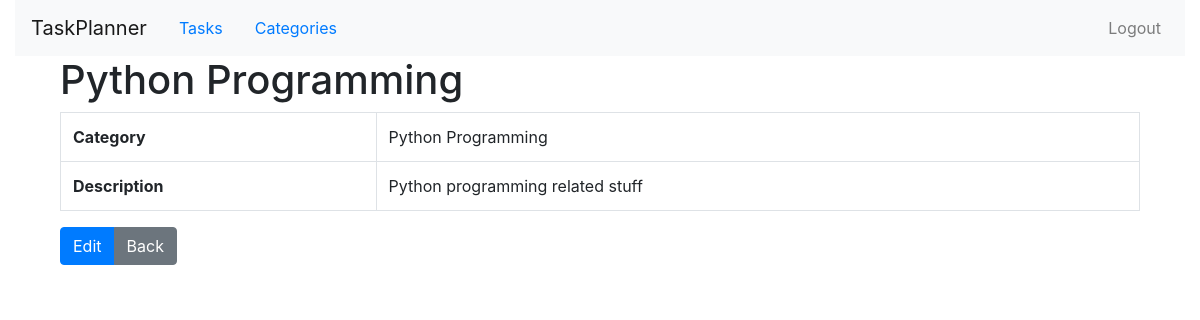
/category/9/ (signed in), run on the app's committed database.
### planner_app/models.py (models this page shows, shortened)
class TaskCategory(models.Model):
    user = models.ForeignKey(User, on_delete=models.CASCADE)
    name = models.CharField(max_length=200)
    description = models.TextField(blank=True, null=True)

### planner_app/views.py (the view)
# urls.py: path("category/<int:pk>/", views.category_detail, name="category_detail"),
@login_required
def category_detail(request, pk):
    category = get_object_or_404(TaskCategory, pk=pk)
    return render(request, "planner_app/category_detail.html", {"category": category})

### planner_app/templates/planner_app/category_detail.html
{% extends "base.html" %}
{% block content %}
<html>
<head>
    <link href="https://stackpath.bootstrapcdn.com/bootstrap/4.3.1/css/bootstrap.min.css" rel="stylesheet">
</head>
<body>
    <div class="container">
        <h1>{{ category.name }}</h1>
        <table class="table table-bordered">
            <tr>
                <th>Category</th>
                <td>{{ category.name }}</td>
            </tr>
            <tr>
                <th>Description</th>
                <td>{{ category.description }}</td>
            </tr>
        </table>
        <div class="btn-group" role="group" aria-label="Task Actions">
            <a href="{% url 'category_edit' category.pk %}" class="btn btn-primary">Edit</a>
            <a href="{% url 'category' %}" class="btn btn-secondary">Back</a>
        </div>
    </div>
</body>
</html>
{% endblock %}

### data on the page
TaskCategory: name "Python Programming", description "Python programming related stuff"
